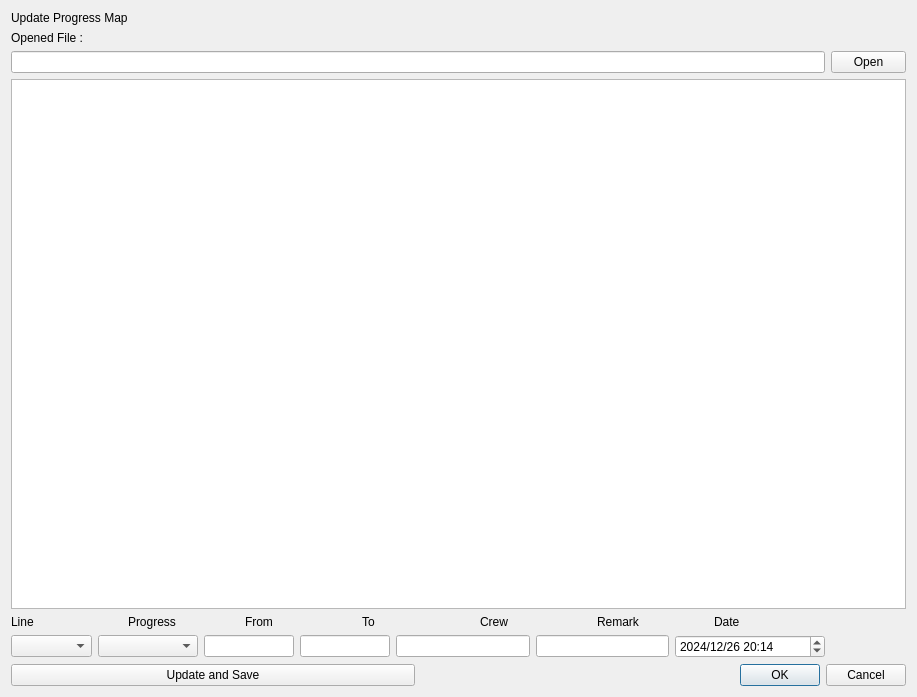
<?xml version="1.0" encoding="UTF-8"?>
<ui version="4.0">
 <class>Bejo_UpdateMapDialogBase</class>
 <widget class="QDialog" name="Bejo_UpdateMapDialogBase">
  <property name="geometry">
   <rect>
    <x>0</x>
    <y>0</y>
    <width>917</width>
    <height>697</height>
   </rect>
  </property>
  <property name="windowTitle">
   <string>Bejo_UpdateMap</string>
  </property>
  <layout class="QGridLayout" name="gridLayout">
   <item row="2" column="2">
    <widget class="QPushButton" name="opButton">
     <property name="maximumSize">
      <size>
       <width>75</width>
       <height>16777215</height>
      </size>
     </property>
     <property name="text">
      <string>Open</string>
     </property>
    </widget>
   </item>
   <item row="4" column="0" colspan="2">
    <layout class="QVBoxLayout" name="verticalLayout">
     <item>
      <layout class="QHBoxLayout" name="horizontalLayout">
       <item>
        <widget class="QLabel" name="label_3">
         <property name="text">
          <string>Line</string>
         </property>
        </widget>
       </item>
       <item>
        <widget class="QLabel" name="label_4">
         <property name="text">
          <string>Progress</string>
         </property>
        </widget>
       </item>
       <item>
        <widget class="QLabel" name="label_5">
         <property name="text">
          <string>From</string>
         </property>
        </widget>
       </item>
       <item>
        <widget class="QLabel" name="label_6">
         <property name="text">
          <string>To</string>
         </property>
        </widget>
       </item>
       <item>
        <widget class="QLabel" name="label_7">
         <property name="text">
          <string>Crew</string>
         </property>
        </widget>
       </item>
       <item>
        <widget class="QLabel" name="label_9">
         <property name="text">
          <string>Remark</string>
         </property>
        </widget>
       </item>
       <item>
        <widget class="QLabel" name="label_8">
         <property name="text">
          <string>Date</string>
         </property>
        </widget>
       </item>
      </layout>
     </item>
     <item>
      <layout class="QHBoxLayout" name="horizontalLayout_2">
       <item>
        <widget class="QComboBox" name="filterLine">
         <property name="minimumSize">
          <size>
           <width>81</width>
           <height>0</height>
          </size>
         </property>
        </widget>
       </item>
       <item>
        <widget class="QComboBox" name="progressType">
         <property name="minimumSize">
          <size>
           <width>100</width>
           <height>0</height>
          </size>
         </property>
        </widget>
       </item>
       <item>
        <widget class="QLineEdit" name="fromText">
         <property name="maximumSize">
          <size>
           <width>90</width>
           <height>16777215</height>
          </size>
         </property>
        </widget>
       </item>
       <item>
        <widget class="QLineEdit" name="toText">
         <property name="maximumSize">
          <size>
           <width>90</width>
           <height>16777215</height>
          </size>
         </property>
        </widget>
       </item>
       <item>
        <widget class="QLineEdit" name="crewText"/>
       </item>
       <item>
        <widget class="QLineEdit" name="remarkText"/>
       </item>
       <item>
        <widget class="QgsDateTimeEdit" name="tanggalUpdate">
         <property name="minimumSize">
          <size>
           <width>150</width>
           <height>0</height>
          </size>
         </property>
         <property name="dateTime">
          <datetime>
           <hour>20</hour>
           <minute>14</minute>
           <second>44</second>
           <year>2024</year>
           <month>12</month>
           <day>26</day>
          </datetime>
         </property>
         <property name="displayFormat">
          <string>yyyy/MM/dd HH:mm</string>
         </property>
        </widget>
       </item>
      </layout>
     </item>
    </layout>
   </item>
   <item row="0" column="0">
    <widget class="QLabel" name="label">
     <property name="text">
      <string>Update Progress Map</string>
     </property>
    </widget>
   </item>
   <item row="6" column="1" colspan="2">
    <layout class="QHBoxLayout" name="horizontalLayout_3">
     <item>
      <spacer name="horizontalSpacer_2">
       <property name="orientation">
        <enum>Qt::Horizontal</enum>
       </property>
       <property name="sizeHint" stdset="0">
        <size>
         <width>40</width>
         <height>20</height>
        </size>
       </property>
      </spacer>
     </item>
     <item>
      <widget class="QDialogButtonBox" name="button_box">
       <property name="orientation">
        <enum>Qt::Horizontal</enum>
       </property>
       <property name="standardButtons">
        <set>QDialogButtonBox::Cancel|QDialogButtonBox::Ok</set>
       </property>
      </widget>
     </item>
    </layout>
   </item>
   <item row="3" column="0" colspan="3">
    <widget class="QTableWidget" name="tableWidget"/>
   </item>
   <item row="2" column="0" colspan="2">
    <widget class="QLineEdit" name="pathFile">
     <property name="minimumSize">
      <size>
       <width>791</width>
       <height>0</height>
      </size>
     </property>
    </widget>
   </item>
   <item row="1" column="0">
    <widget class="QLabel" name="label_2">
     <property name="text">
      <string>Opened File :</string>
     </property>
    </widget>
   </item>
   <item row="6" column="0">
    <widget class="QPushButton" name="updateButton">
     <property name="minimumSize">
      <size>
       <width>75</width>
       <height>0</height>
      </size>
     </property>
     <property name="text">
      <string>Update and Save</string>
     </property>
    </widget>
   </item>
  </layout>
 </widget>
 <customwidgets>
  <customwidget>
   <class>QgsDateTimeEdit</class>
   <extends>QDateTimeEdit</extends>
   <header>qgsdatetimeedit.h</header>
  </customwidget>
 </customwidgets>
 <resources/>
 <connections>
  <connection>
   <sender>button_box</sender>
   <signal>accepted()</signal>
   <receiver>Bejo_UpdateMapDialogBase</receiver>
   <slot>accept()</slot>
   <hints>
    <hint type="sourcelabel">
     <x>20</x>
     <y>20</y>
    </hint>
    <hint type="destinationlabel">
     <x>20</x>
     <y>20</y>
    </hint>
   </hints>
  </connection>
  <connection>
   <sender>button_box</sender>
   <signal>rejected()</signal>
   <receiver>Bejo_UpdateMapDialogBase</receiver>
   <slot>reject()</slot>
   <hints>
    <hint type="sourcelabel">
     <x>20</x>
     <y>20</y>
    </hint>
    <hint type="destinationlabel">
     <x>20</x>
     <y>20</y>
    </hint>
   </hints>
  </connection>
 </connections>
</ui>
